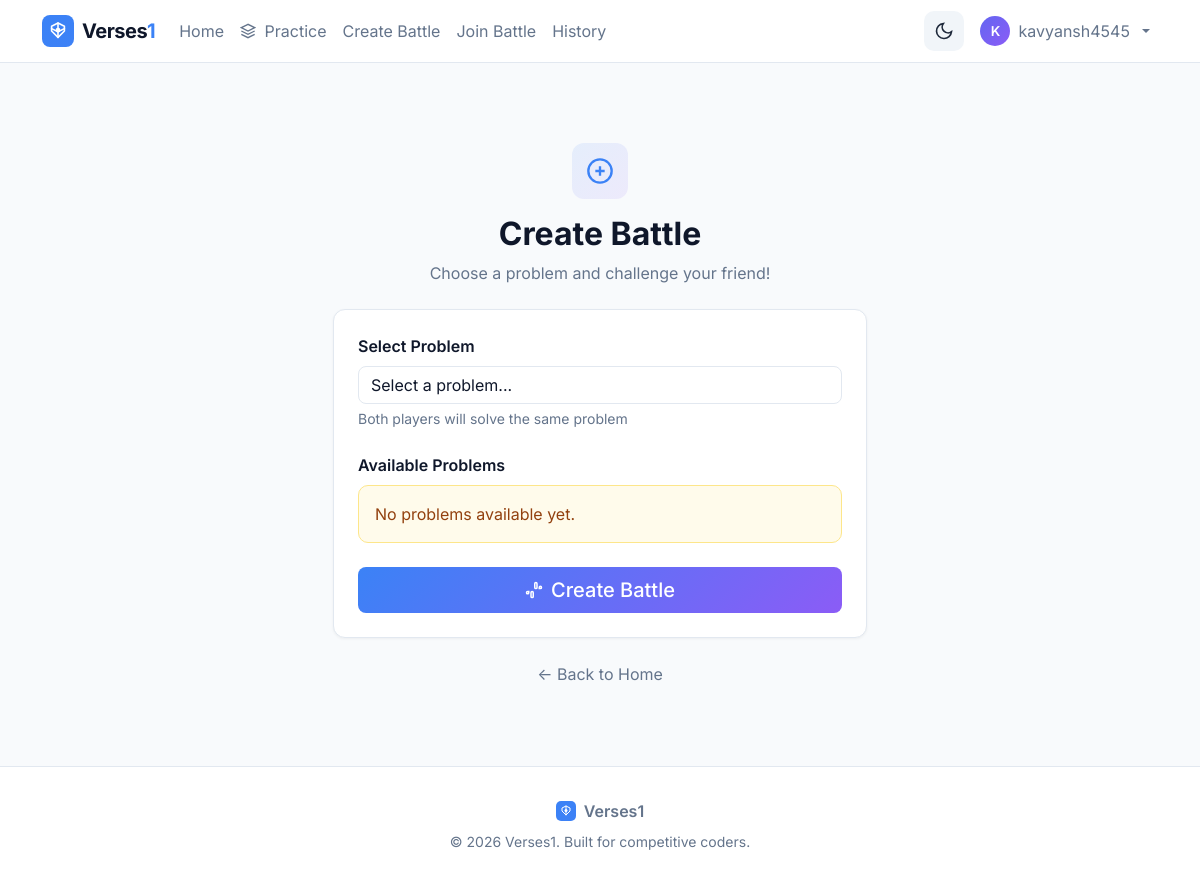
Page /battle/create/ (signed in) on the earlier database version.
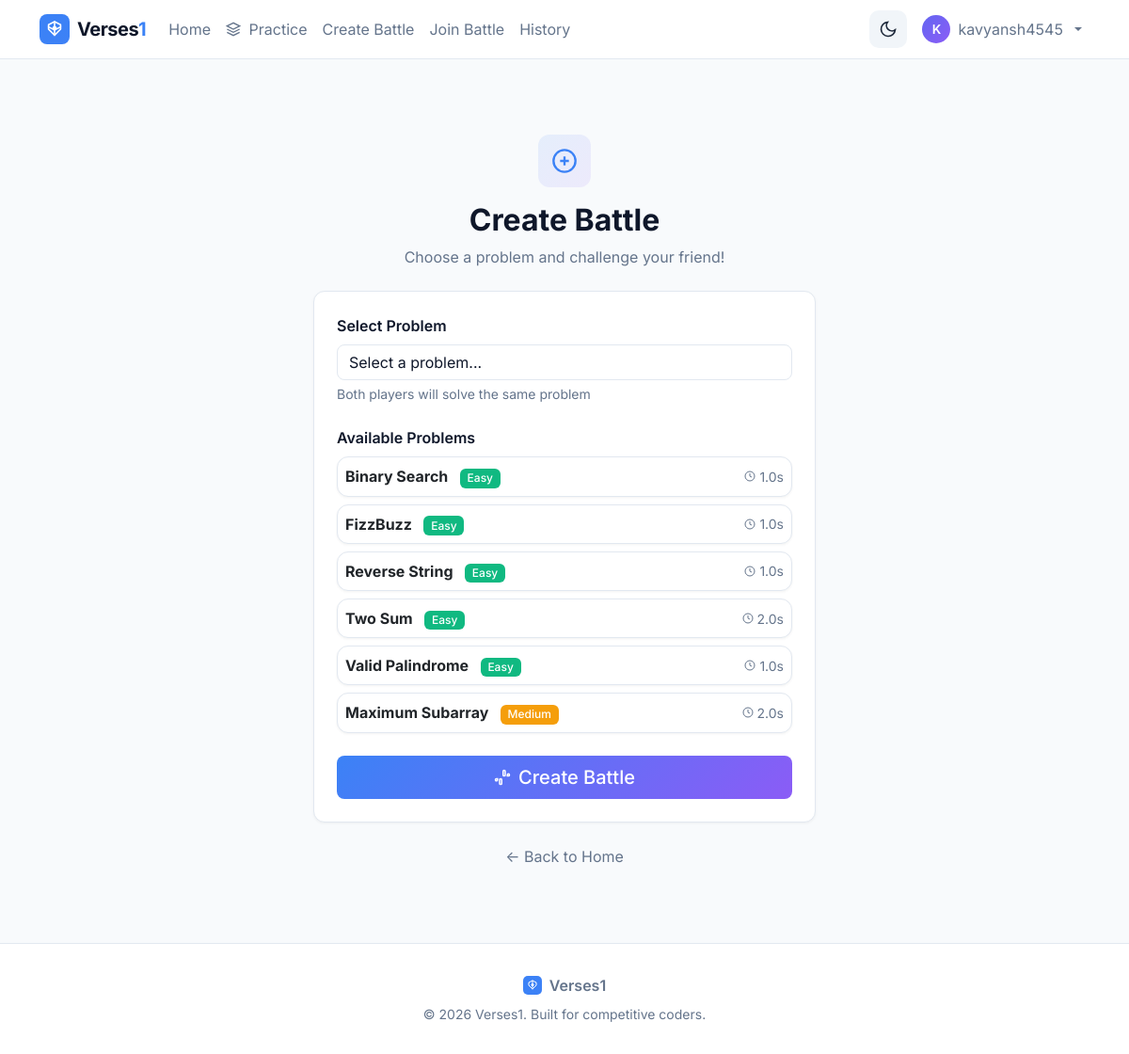
Same page on the later database version.
### battles/models.py (models this page shows, shortened)
class ProblemStatement(models.Model):
    DIFFICULTY_CHOICES = [
        ('easy', 'Easy'),
        ('medium', 'Medium'),
        ('hard', 'Hard'),
    ]
    title = models.CharField(max_length=200)
    slug = models.SlugField(unique=True)
    description = models.TextField(help_text="Problem description in Markdown")
    input_format = models.TextField(help_text="Description of input format")
    output_format = models.TextField(help_text="Description of expected output format")
    constraints = models.TextField(help_text="Constraints (e.g., 1 <= n <= 10^5)")
    example_input = models.TextField(help_text="Example input to show users")
    example_output = models.TextField(help_text="Expected output for example")
    example_explanation = models.TextField(blank=True, help_text="Explanation of the example")
    difficulty = models.CharField(max_length=10, choices=DIFFICULTY_CHOICES, default='easy')
    categories = models.ManyToManyField(Category, related_name='problems', blank=True)
    time_limit_seconds = models.FloatField(default=2.0, help_text="Time limit per test case")
    memory_limit_mb = models.IntegerField(default=256, help_text="Memory limit in MB")
    function_signature = models.CharField(
        max_length=200,
        help_text="Function signature users must implement, e.g., 'def solution(nums, target):'"
    )
    starter_code = models.TextField(
        blank=True,
        help_text="Starter code template for users"
    )
    is_active = models.BooleanField(default=True)
    created_at = models.DateTimeField(auto_now_add=True)
    updated_at = models.DateTimeField(auto_now=True)
    class Meta:
        ordering = ['difficulty', 'title']
    def __str__(self):
        return f"[{self.get_difficulty_display()}] {self.title}"

### battles/views.py (the view)
# urls.py: path('battle/create/', views.create_battle, name='create_battle'),
@login_required
def create_battle(request):
    if request.method == 'POST':
        form = BattleCreationForm(request.POST)
        if form.is_valid():
            battle = form.save(commit=False)
            battle.creator = request.user
            battle.save()
            messages.success(request, f'Battle created! Share code: {battle.battle_code}')
            return redirect('battle_detail', battle_id=battle.id)
    else:
        form = BattleCreationForm()
    problems = ProblemStatement.objects.filter(is_active=True).order_by('difficulty', 'title')
    return render(request, 'battles/create_battle.html', {'form': form, 'problems': problems})

### battles/forms.py
class BattleCreationForm(forms.ModelForm):
    problem = forms.ModelChoiceField(
        queryset=ProblemStatement.objects.filter(is_active=True),
        widget=forms.Select(attrs={'class': 'form-select'}),
        empty_label="Select a problem...",
        help_text="Choose a problem for this battle"
    )
    class Meta:
        model = Battle
        fields = ['problem']
    def __init__(self, *args, **kwargs):
        super().__init__(*args, **kwargs)
        self.fields['problem'].queryset = ProblemStatement.objects.filter(
            is_active=True
        ).order_by('difficulty', 'title')

### battles/models.py (called while the page is built)
def generate_battle_code():
    return ''.join(random.choices(string.ascii_uppercase + string.digits, k=8))

### battles/templates/battles/create_battle.html (shortened to what this page needs)
{% extends "base.html" %}
{% block content %}
<div class="container py-5">
    <div class="row justify-content-center">
        <div class="col-md-8 col-lg-6">
            <div class="text-center mb-4">
                <div class="feature-icon mx-auto mb-3">
                    <svg width="28" height="28" viewBox="0 0 24 24" fill="none" stroke="currentColor" stroke-width="2">
                        <circle cx="12" cy="12" r="10"/>
                        <path d="M12 8v8M8 12h8"/>
                    </svg>
                </div>
                <h2 class="fw-bold">Create Battle</h2>
                <p class="text-secondary">Choose a problem and challenge your friend!</p>
            </div>
            <div class="card">
                <div class="card-body p-4">
                    <form method="post">
                        <div class="mb-4">
                            <label for="id_problem" class="form-label fw-semibold">Select Problem</label>
                            {{ form.problem }}
                            <div class="form-text">Both players will solve the same problem</div>
                        </div>
                        <div class="mb-4">
                            <label class="form-label fw-semibold">Available Problems</label>
                            <div class="row g-2">
                                {% for problem in problems %}
                                <div class="col-12">
                                    <div class="card card-body p-2 problem-option" data-problem-id="{{ problem.id }}" style="cursor: pointer;">
                                        <div class="d-flex justify-content-between align-items-center">
                                            <div>
                                                <strong>{{ problem.title }}</strong>
                                                <span class="badge ms-2 {% if problem.difficulty == 'easy' %}bg-success{% elif problem.difficulty == 'medium' %}bg-warning{% else %}bg-danger{% endif %}">
                                                    {{ problem.get_difficulty_display }}
                                                </span>
                                            </div>
                                            <small class="text-muted d-flex align-items-center gap-1">
                                                <svg width="12" height="12" viewBox="0 0 24 24" fill="none" stroke="currentColor" stroke-width="2">
                                                    <circle cx="12" cy="12" r="10"/>
                                                    <polyline points="12 6 12 12 16 14"/>
                                                </svg>
                                                {{ problem.time_limit_seconds }}s
                                            </small>
                                        </div>
                                    </div>
                                </div>
                                {% empty %}
                                <div class="col-12">
                                    <div class="alert alert-warning mb-0">No problems available yet.</div>
                                </div>
                                {% endfor %}
                            </div>
                        </div>
                        <div class="d-grid">
                            <button type="submit" class="btn btn-primary btn-lg d-flex align-items-center justify-content-center gap-2">
                                Create Battle
                            </button>
                        </div>
                    </form>
                </div>
            </div>
            <div class="text-center mt-4">
                <a href="{% url 'home' %}" class="text-secondary">← Back to Home</a>
            </div>
        </div>
    </div>
</div>
{% endblock %}

Differences in the rows shown:
added ProblemStatement: title "Binary Search", difficulty "Easy", time_limit_seconds "1.0"
added ProblemStatement: title "FizzBuzz", difficulty "Easy", time_limit_seconds "1.0"
added ProblemStatement: title "Reverse String", difficulty "Easy", time_limit_seconds "1.0"
added ProblemStatement: title "Two Sum", difficulty "Easy", time_limit_seconds "2.0"
added ProblemStatement: title "Valid Palindrome", difficulty "Easy", time_limit_seconds "1.0"
added ProblemStatement: title "Maximum Subarray", difficulty "Medium", time_limit_seconds "2.0"
Other differences:
text no longer shown: "No problems available yet."
